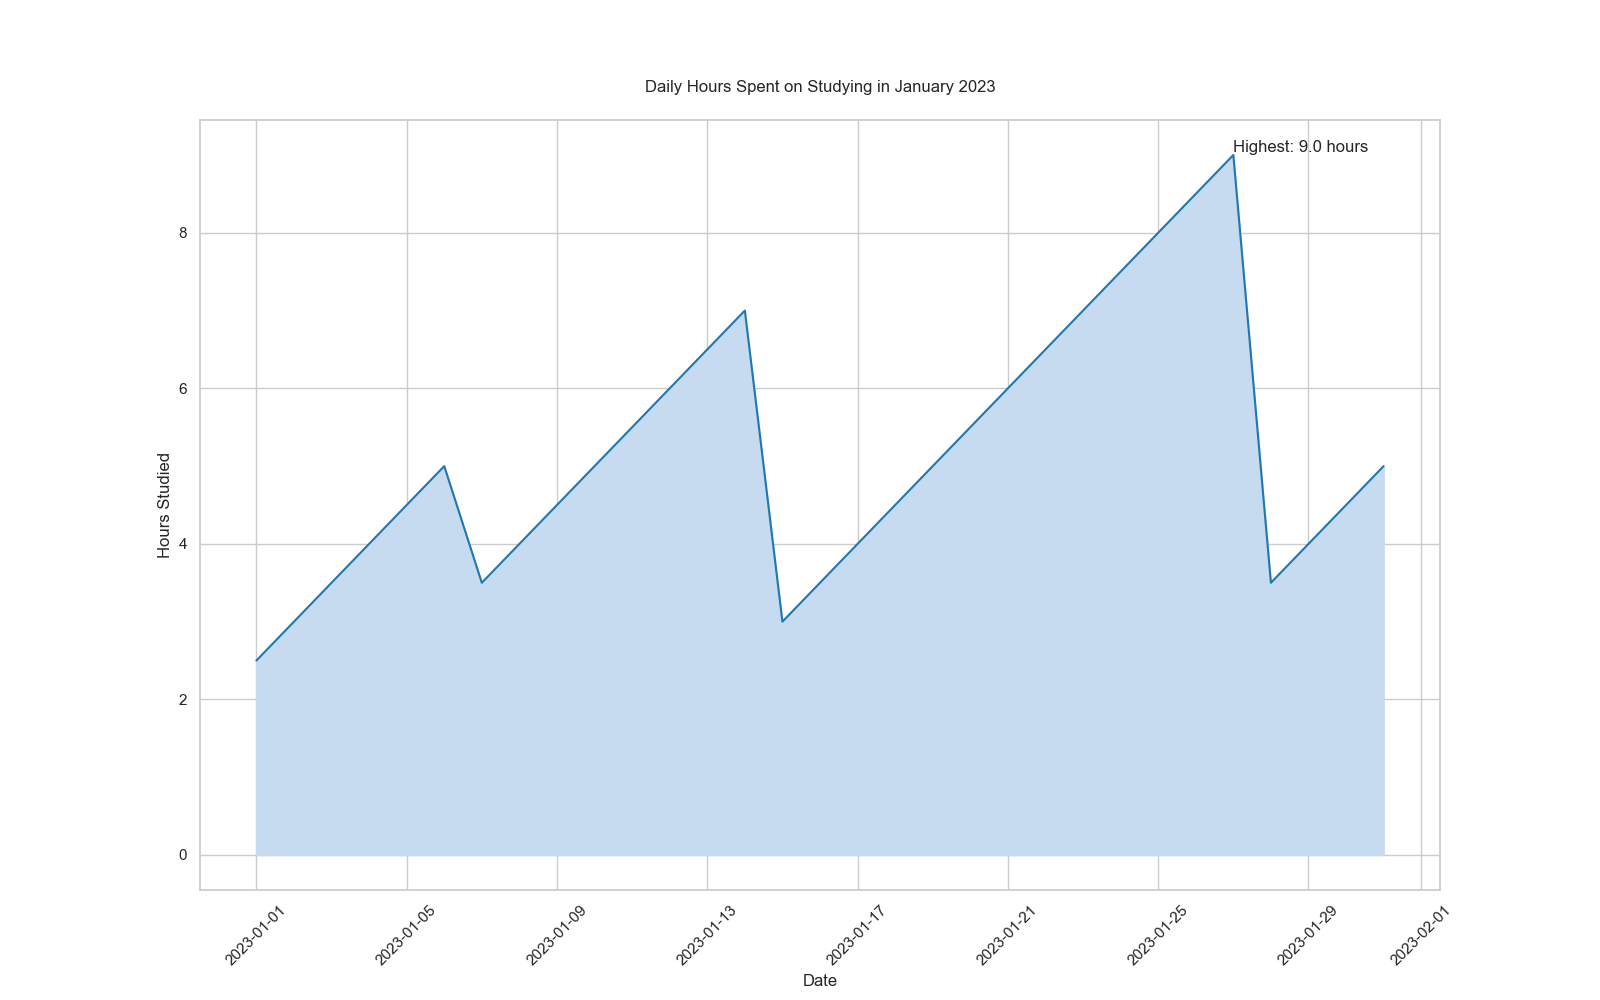

Source code (Python):
import seaborn as sns
import pandas as pd
import matplotlib.pyplot as plt

data = {
    'Date': ["2023-01-01", "2023-01-02", "2023-01-03", "2023-01-04", "2023-01-05",
             "2023-01-06", "2023-01-07", "2023-01-08", "2023-01-09", "2023-01-10",
             "2023-01-11", "2023-01-12", "2023-01-13", "2023-01-14", "2023-01-15",
             "2023-01-16", "2023-01-17", "2023-01-18", "2023-01-19", "2023-01-20",
             "2023-01-21", "2023-01-22", "2023-01-23", "2023-01-24", "2023-01-25",
             "2023-01-26", "2023-01-27", "2023-01-28", "2023-01-29", "2023-01-30",
             "2023-01-31"],
    'Hours_Studied': [2.5, 3.0, 3.5, 4.0, 4.5, 5.0, 3.5, 4.0, 4.5, 5.0, 5.5, 6.0, 
                      6.5, 7.0, 3.0, 3.5, 4.0, 4.5, 5.0, 5.5, 6.0, 6.5, 7.0, 7.5, 
                      8.0, 8.5, 9.0, 3.5, 4.0, 4.5, 5.0]
}
df = pd.DataFrame(data)
df['Date'] = pd.to_datetime(df['Date'])

plt.figure(figsize=(16, 10))
sns.lineplot(data=df, x='Date', y='Hours_Studied', color='#1f77b4')
plt.fill_between(df['Date'], df['Hours_Studied'], color="#c6dbef")

plt.xticks(rotation=45)
highest_hours_date = df.loc[df['Hours_Studied'].idxmax(), 'Date']
highest_hours = df['Hours_Studied'].max()
plt.text(highest_hours_date, highest_hours, f'Highest: {highest_hours} hours', ha='left', va='bottom')

plt.title("Daily Hours Spent on Studying in January 2023", pad=20)
plt.xlabel("Date")
plt.ylabel("Hours Studied")

plt.show()
